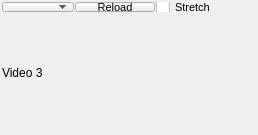
             <widget class="QWidget" name="widget_6" native="true">
              <layout class="QVBoxLayout" name="verticalLayout_18">
               <property name="spacing">
                <number>1</number>
               </property>
               <property name="leftMargin">
                <number>2</number>
               </property>
               <property name="topMargin">
                <number>2</number>
               </property>
               <property name="rightMargin">
                <number>2</number>
               </property>
               <property name="bottomMargin">
                <number>2</number>
               </property>
               <item>
                <layout class="QHBoxLayout" name="horizontalLayout_31">
                 <item>
                  <widget class="QComboBox" name="video_menu_3">
                   <property name="sizePolicy">
                    <sizepolicy hsizetype="Preferred" vsizetype="Maximum">
                     <horstretch>0</horstretch>
                     <verstretch>0</verstretch>
                    </sizepolicy>
                   </property>
                   <property name="maximumSize">
                    <size>
                     <width>16777215</width>
                     <height>10</height>
                    </size>
                   </property>
                   <property name="font">
                    <font>
                     <pointsize>8</pointsize>
                    </font>
                   </property>
                  </widget>
                 </item>
                 <item>
                  <widget class="QPushButton" name="video_reload_3">
                   <property name="sizePolicy">
                    <sizepolicy hsizetype="Minimum" vsizetype="Maximum">
                     <horstretch>0</horstretch>
                     <verstretch>0</verstretch>
                    </sizepolicy>
                   </property>
                   <property name="maximumSize">
                    <size>
                     <width>16777215</width>
                     <height>10</height>
                    </size>
                   </property>
                   <property name="font">
                    <font>
                     <pointsize>8</pointsize>
                    </font>
                   </property>
                   <property name="text">
                    <string>Reload</string>
                   </property>
                  </widget>
                 </item>
                 <item>
                  <widget class="QCheckBox" name="video_stretch_3">
                   <property name="sizePolicy">
                    <sizepolicy hsizetype="Minimum" vsizetype="Maximum">
                     <horstretch>0</horstretch>
                     <verstretch>0</verstretch>
                    </sizepolicy>
                   </property>
                   <property name="maximumSize">
                    <size>
                     <width>16777215</width>
                     <height>10</height>
                    </size>
                   </property>
                   <property name="font">
                    <font>
                     <pointsize>8</pointsize>
                    </font>
                   </property>
                   <property name="text">
                    <string>Stretch</string>
                   </property>
                  </widget>
                 </item>
                 <item>
                  <spacer name="horizontalSpacer_9">
                   <property name="orientation">
                    <enum>Qt::Horizontal</enum>
                   </property>
                   <property name="sizeHint" stdset="0">
                    <size>
                     <width>40</width>
                     <height>8</height>
                    </size>
                   </property>
                  </spacer>
                 </item>
                </layout>
               </item>
               <item>
                <widget class="QLabel" name="video_stream_3">
                 <property name="sizePolicy">
                  <sizepolicy hsizetype="MinimumExpanding" vsizetype="MinimumExpanding">
                   <horstretch>0</horstretch>
                   <verstretch>0</verstretch>
                  </sizepolicy>
                 </property>
                 <property name="minimumSize">
                  <size>
                   <width>160</width>
                   <height>120</height>
                  </size>
                 </property>
                 <property name="text">
                  <string>Video 3</string>
                 </property>
                </widget>
               </item>
              </layout>
             </widget>
